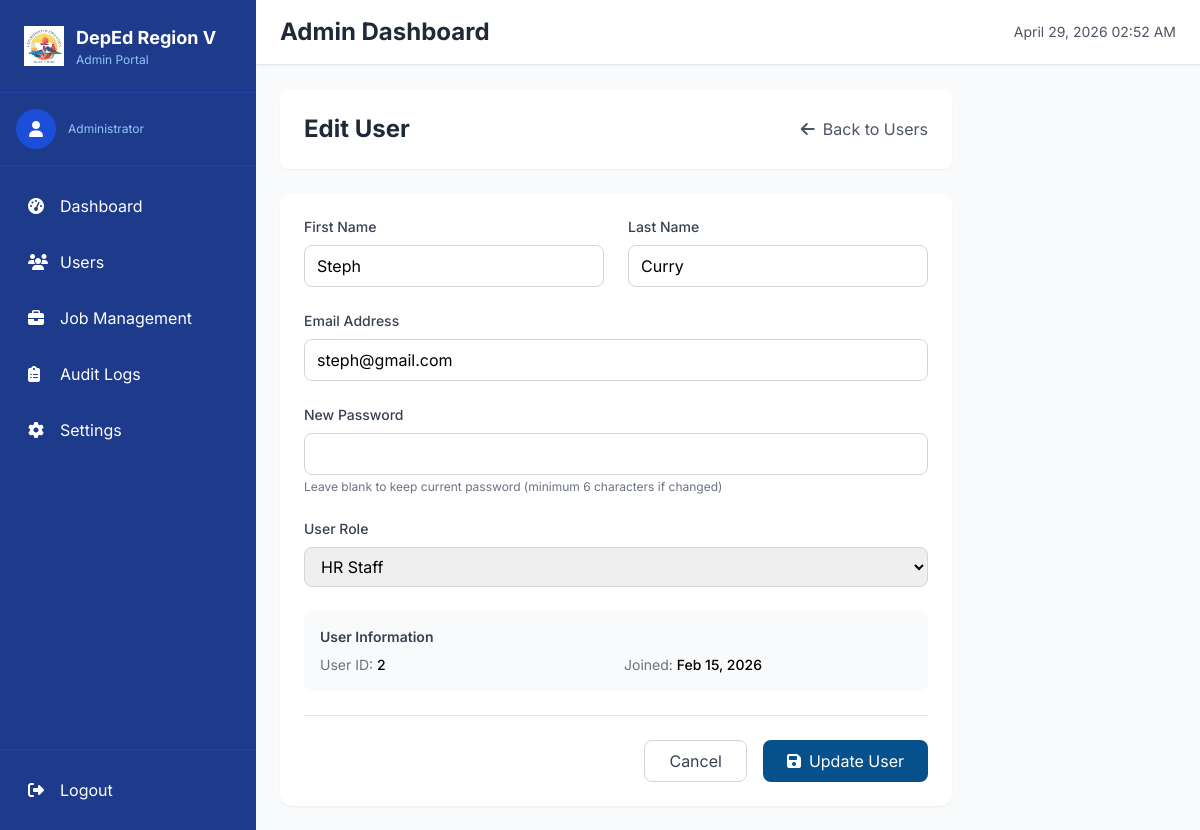
Page /Admin/edit_user.php?id=2 (signed in) on the committed database.
### tables this page shows
CREATE TABLE `users` (
  `userId` int NOT NULL,
  `firstName` varchar(100) DEFAULT NULL,
  `middleName` varchar(100) NOT NULL,
  `lastName` varchar(100) DEFAULT NULL,
  `extension` varchar(100) NOT NULL,
  `email` varchar(255) NOT NULL,
  `password` varchar(255) NOT NULL,
  `userRole` enum('Applicant','HR_Staff','Admin','Board') DEFAULT 'Applicant',
  `dateJoined` timestamp NULL DEFAULT CURRENT_TIMESTAMP,
  `updatedAt` timestamp NULL DEFAULT CURRENT_TIMESTAMP ON UPDATE CURRENT_TIMESTAMP,
  `accountStatus` enum('Active','For Activation','Deleted') DEFAULT 'For Activation'
);

### Admin/edit_user.php (the view, shortened to what this page needs)
<?php
require_once '../includes/admin_sidebar.php';
require_once '../includes/audit_functions.php';
$userId = $_GET['id'];
$stmt = $pdo->prepare("SELECT * FROM users WHERE userId = ?");
$stmt->execute([$userId]);
$user = $stmt->fetch();
?>
<div class="max-w-2xl">
    <div class="bg-white rounded-lg shadow-sm p-6 mb-6">
        <div class="flex items-center justify-between">
            <h1 class="text-2xl font-bold text-gray-800">Edit User</h1>
            <a href="manage_users.php" class="text-gray-600 hover:text-gray-900">
                <i class="fas fa-arrow-left mr-2"></i>Back to Users
            </a>
        </div>
    </div>
    <div class="bg-white rounded-xl shadow-sm p-6">
        <form method="POST" class="space-y-6">
            <div class="grid grid-cols-1 md:grid-cols-2 gap-6">
                <div>
                    <label class="block text-sm font-medium text-gray-700 mb-2">First Name</label>
                    <input type="text" name="firstName" value="<?= htmlspecialchars($user['firstName']) ?>" required
                           class="w-full px-3 py-2 border border-gray-300 rounded-lg focus:outline-none focus:ring-2 focus:ring-blue-500">
                </div>
                <div>
                    <label class="block text-sm font-medium text-gray-700 mb-2">Last Name</label>
                    <input type="text" name="lastName" value="<?= htmlspecialchars($user['lastName']) ?>" required
                           class="w-full px-3 py-2 border border-gray-300 rounded-lg focus:outline-none focus:ring-2 focus:ring-blue-500">
                </div>
            </div>
            <div>
                <label class="block text-sm font-medium text-gray-700 mb-2">Email Address</label>
                <input type="email" name="email" value="<?= htmlspecialchars($user['email']) ?>" required
                       class="w-full px-3 py-2 border border-gray-300 rounded-lg focus:outline-none focus:ring-2 focus:ring-blue-500">
            </div>
            <div>
                <label class="block text-sm font-medium text-gray-700 mb-2">New Password</label>
                <input type="password" name="password" minlength="6"
                       class="w-full px-3 py-2 border border-gray-300 rounded-lg focus:outline-none focus:ring-2 focus:ring-blue-500">
                <p class="text-xs text-gray-500 mt-1">Leave blank to keep current password (minimum 6 characters if changed)</p>
            </div>
            <div>
                <label class="block text-sm font-medium text-gray-700 mb-2">User Role</label>
                <select name="userRole" required
                        class="w-full px-3 py-2 border border-gray-300 rounded-lg focus:outline-none focus:ring-2 focus:ring-blue-500">
                    <option value="HR_Staff" <?= $user['userRole'] === 'HR_Staff' ? 'selected' : '' ?>>HR Staff</option>
                </select>
            </div>
            <div class="bg-gray-50 p-4 rounded-lg">
                <h3 class="text-sm font-semibold text-gray-700 mb-2">User Information</h3>
                <div class="grid grid-cols-2 gap-4 text-sm">
                    <div>
                        <span class="text-gray-500">User ID:</span>
                        <span class="font-medium"><?= $user['userId'] ?></span>
                    </div>
                    <div>
                        <span class="text-gray-500">Joined:</span>
                        <span class="font-medium"><?= date('M d, Y', strtotime($user['dateJoined'])) ?></span>
                    </div>
                </div>
            </div>
            <div class="flex justify-end space-x-4 pt-6 border-t">
                <a href="manage_users.php" class="px-6 py-2 border border-gray-300 text-gray-700 rounded-lg hover:bg-gray-50 transition-colors">
                    Cancel
                </a>
                <button type="submit" class="primary-bg text-white px-6 py-2 rounded-lg hover:bg-blue-700 transition-colors">
                    <i class="fas fa-save mr-2"></i>Update User
                </button>
            </div>
        </form>
    </div>
</div>
<?php require_once '../includes/admin_sidebar_footer.php'; ?>

### includes/admin_sidebar.php (style rules this page uses)
body { font-family: 'Inter', sans-serif; }
.primary-bg { background-color: #06508c; }

### rows in the picture
users: firstName "Steph", lastName "Curry", email "steph@gmail.com", userRole "HR Staff", userId "2", dateJoined "Feb 15, 2026"
